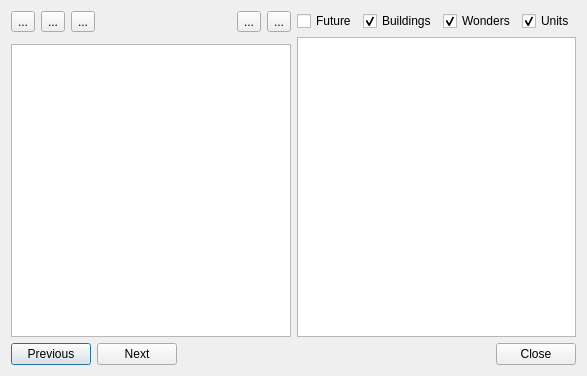
<?xml version="1.0" encoding="UTF-8"?>
<ui version="4.0">
 <class>ProductionDialog</class>
 <widget class="QDialog" name="ProductionDialog">
  <property name="geometry">
   <rect>
    <x>0</x>
    <y>0</y>
    <width>587</width>
    <height>376</height>
   </rect>
  </property>
  <property name="windowTitle">
   <string>Dialog</string>
  </property>
  <layout class="QVBoxLayout" name="verticalLayout_4">
   <item>
    <layout class="QVBoxLayout" name="verticalLayout_3">
     <item>
      <layout class="QHBoxLayout" name="horizontalLayout_4">
       <item>
        <layout class="QVBoxLayout" name="verticalLayout">
         <item>
          <layout class="QHBoxLayout" name="horizontalLayout_3">
           <item>
            <widget class="QToolButton" name="cutButton">
             <property name="text">
              <string>...</string>
             </property>
             <property name="icon">
              <iconset theme="edit-cut">
               <normaloff>.</normaloff>.</iconset>
             </property>
            </widget>
           </item>
           <item>
            <widget class="QToolButton" name="copyButton">
             <property name="text">
              <string>...</string>
             </property>
             <property name="icon">
              <iconset theme="edit-copy">
               <normaloff>.</normaloff>.</iconset>
             </property>
            </widget>
           </item>
           <item>
            <widget class="QToolButton" name="pasteButton">
             <property name="text">
              <string>...</string>
             </property>
             <property name="icon">
              <iconset theme="edit-paste">
               <normaloff>.</normaloff>.</iconset>
             </property>
            </widget>
           </item>
           <item>
            <spacer name="horizontalSpacer_3">
             <property name="orientation">
              <enum>Qt::Horizontal</enum>
             </property>
             <property name="sizeType">
              <enum>QSizePolicy::Expanding</enum>
             </property>
             <property name="sizeHint" stdset="0">
              <size>
               <width>28</width>
               <height>17</height>
              </size>
             </property>
            </spacer>
           </item>
           <item>
            <widget class="QToolButton" name="saveButton">
             <property name="text">
              <string>...</string>
             </property>
             <property name="icon">
              <iconset theme="document-save">
               <normaloff>.</normaloff>.</iconset>
             </property>
            </widget>
           </item>
           <item>
            <widget class="QToolButton" name="openButton">
             <property name="text">
              <string>...</string>
             </property>
             <property name="icon">
              <iconset theme="document-open">
               <normaloff>.</normaloff>.</iconset>
             </property>
            </widget>
           </item>
          </layout>
         </item>
         <item>
          <widget class="KV::ProductionHeader" name="productionHeader" native="true"/>
         </item>
         <item>
          <widget class="QTreeView" name="workList">
           <property name="acceptDrops">
            <bool>true</bool>
           </property>
           <property name="editTriggers">
            <set>QAbstractItemView::NoEditTriggers</set>
           </property>
           <property name="dragEnabled">
            <bool>true</bool>
           </property>
           <property name="dragDropOverwriteMode">
            <bool>false</bool>
           </property>
           <property name="dragDropMode">
            <enum>QAbstractItemView::DragDrop</enum>
           </property>
           <property name="defaultDropAction">
            <enum>Qt::MoveAction</enum>
           </property>
           <property name="alternatingRowColors">
            <bool>true</bool>
           </property>
           <property name="selectionMode">
            <enum>QAbstractItemView::SingleSelection</enum>
           </property>
           <property name="selectionBehavior">
            <enum>QAbstractItemView::SelectRows</enum>
           </property>
           <property name="rootIsDecorated">
            <bool>false</bool>
           </property>
           <property name="uniformRowHeights">
            <bool>true</bool>
           </property>
           <property name="itemsExpandable">
            <bool>false</bool>
           </property>
           <property name="animated">
            <bool>true</bool>
           </property>
           <property name="allColumnsShowFocus">
            <bool>false</bool>
           </property>
           <property name="expandsOnDoubleClick">
            <bool>false</bool>
           </property>
           <attribute name="headerVisible">
            <bool>false</bool>
           </attribute>
           <attribute name="headerStretchLastSection">
            <bool>false</bool>
           </attribute>
          </widget>
         </item>
        </layout>
       </item>
       <item>
        <layout class="QVBoxLayout" name="verticalLayout_2">
         <item>
          <layout class="QHBoxLayout" name="horizontalLayout_2">
           <item>
            <widget class="QCheckBox" name="futureCheckBox">
             <property name="text">
              <string>Future</string>
             </property>
            </widget>
           </item>
           <item>
            <widget class="QCheckBox" name="buildingsCheckBox">
             <property name="text">
              <string>Buildings</string>
             </property>
             <property name="checked">
              <bool>true</bool>
             </property>
            </widget>
           </item>
           <item>
            <widget class="QCheckBox" name="wondersCheckBox">
             <property name="text">
              <string>Wonders</string>
             </property>
             <property name="checked">
              <bool>true</bool>
             </property>
            </widget>
           </item>
           <item>
            <widget class="QCheckBox" name="unitsCheckBox">
             <property name="text">
              <string>Units</string>
             </property>
             <property name="checked">
              <bool>true</bool>
             </property>
            </widget>
           </item>
          </layout>
         </item>
         <item>
          <widget class="QListView" name="buildablesList">
           <property name="editTriggers">
            <set>QAbstractItemView::NoEditTriggers</set>
           </property>
           <property name="showDropIndicator" stdset="0">
            <bool>false</bool>
           </property>
           <property name="dragEnabled">
            <bool>true</bool>
           </property>
           <property name="dragDropMode">
            <enum>QAbstractItemView::DragOnly</enum>
           </property>
           <property name="defaultDropAction">
            <enum>Qt::IgnoreAction</enum>
           </property>
           <property name="selectionBehavior">
            <enum>QAbstractItemView::SelectRows</enum>
           </property>
           <property name="uniformItemSizes">
            <bool>true</bool>
           </property>
           <property name="selectionRectVisible">
            <bool>true</bool>
           </property>
          </widget>
         </item>
        </layout>
       </item>
      </layout>
     </item>
     <item>
      <layout class="QHBoxLayout" name="horizontalLayout">
       <item>
        <widget class="QPushButton" name="previousButton">
         <property name="text">
          <string>Previous</string>
         </property>
         <property name="icon">
          <iconset theme="go-previous">
           <normaloff>.</normaloff>.</iconset>
         </property>
        </widget>
       </item>
       <item>
        <widget class="QPushButton" name="nextButton">
         <property name="text">
          <string>Next</string>
         </property>
         <property name="icon">
          <iconset theme="go-next">
           <normaloff>.</normaloff>.</iconset>
         </property>
        </widget>
       </item>
       <item>
        <spacer name="horizontalSpacer">
         <property name="orientation">
          <enum>Qt::Horizontal</enum>
         </property>
         <property name="sizeHint" stdset="0">
          <size>
           <width>40</width>
           <height>20</height>
          </size>
         </property>
        </spacer>
       </item>
       <item>
        <widget class="QPushButton" name="closeButton">
         <property name="text">
          <string>Close</string>
         </property>
         <property name="icon">
          <iconset theme="dialog-close">
           <normaloff>.</normaloff>.</iconset>
         </property>
         <property name="shortcut">
          <string>Esc</string>
         </property>
        </widget>
       </item>
      </layout>
     </item>
    </layout>
   </item>
  </layout>
  <action name="actionCut">
   <property name="icon">
    <iconset theme="edit-cut">
     <normaloff>.</normaloff>.</iconset>
   </property>
   <property name="text">
    <string>Cut</string>
   </property>
   <property name="toolTip">
    <string>Cut</string>
   </property>
   <property name="shortcut">
    <string>Ctrl+X</string>
   </property>
  </action>
  <action name="actionCopy">
   <property name="icon">
    <iconset theme="edit-copy">
     <normaloff>.</normaloff>.</iconset>
   </property>
   <property name="text">
    <string>Copy</string>
   </property>
   <property name="toolTip">
    <string>Copy</string>
   </property>
   <property name="shortcut">
    <string>Ctrl+C</string>
   </property>
  </action>
  <action name="actionPaste">
   <property name="icon">
    <iconset theme="edit-paste">
     <normaloff>.</normaloff>.</iconset>
   </property>
   <property name="text">
    <string>Paste</string>
   </property>
   <property name="toolTip">
    <string>Paste</string>
   </property>
   <property name="shortcut">
    <string>Ctrl+V</string>
   </property>
  </action>
  <action name="actionOpen">
   <property name="icon">
    <iconset theme="document-open">
     <normaloff>.</normaloff>.</iconset>
   </property>
   <property name="text">
    <string>Load from worklist</string>
   </property>
   <property name="toolTip">
    <string>Load from worklist</string>
   </property>
   <property name="shortcut">
    <string>Ctrl+O</string>
   </property>
  </action>
  <action name="actionSave">
   <property name="icon">
    <iconset theme="document-save">
     <normaloff>.</normaloff>.</iconset>
   </property>
   <property name="text">
    <string>Save to worklist</string>
   </property>
   <property name="toolTip">
    <string>Save to worklist</string>
   </property>
   <property name="shortcut">
    <string>Ctrl+S</string>
   </property>
  </action>
 </widget>
 <customwidgets>
  <customwidget>
   <class>KV::ProductionHeader</class>
   <extends>QWidget</extends>
   <header>productionheader.h</header>
   <container>1</container>
  </customwidget>
 </customwidgets>
 <resources/>
 <connections>
  <connection>
   <sender>closeButton</sender>
   <signal>clicked()</signal>
   <receiver>ProductionDialog</receiver>
   <slot>accept()</slot>
   <hints>
    <hint type="sourcelabel">
     <x>562</x>
     <y>378</y>
    </hint>
    <hint type="destinationlabel">
     <x>305</x>
     <y>199</y>
    </hint>
   </hints>
  </connection>
 </connections>
</ui>
